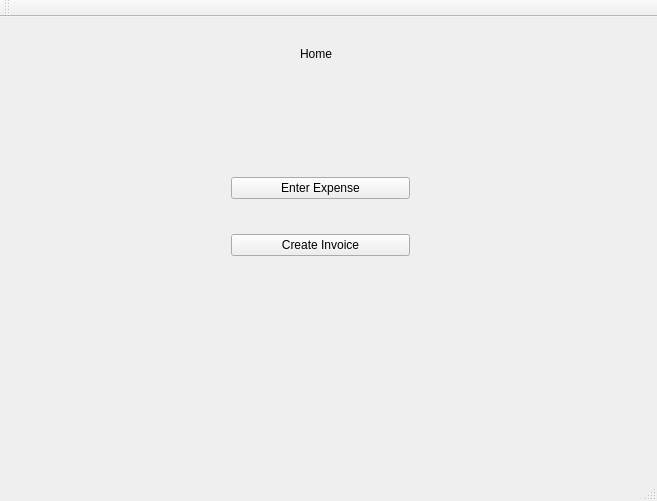
<?xml version="1.0" encoding="UTF-8"?>
<ui version="4.0">
 <class>JMaccounting</class>
 <widget class="QMainWindow" name="JMaccounting">
  <property name="geometry">
   <rect>
    <x>0</x>
    <y>0</y>
    <width>657</width>
    <height>501</height>
   </rect>
  </property>
  <property name="windowTitle">
   <string>JMaccounting</string>
  </property>
  <widget class="QWidget" name="centralWidget">
   <widget class="QLabel" name="label">
    <property name="geometry">
     <rect>
      <x>300</x>
      <y>30</y>
      <width>95</width>
      <height>14</height>
     </rect>
    </property>
    <property name="text">
     <string>Home</string>
    </property>
   </widget>
   <widget class="QWidget" name="">
    <property name="geometry">
     <rect>
      <x>220</x>
      <y>120</y>
      <width>201</width>
      <height>161</height>
     </rect>
    </property>
    <layout class="QVBoxLayout" name="verticalLayout">
     <item>
      <widget class="QPushButton" name="pushButton">
       <property name="text">
        <string>Enter Expense</string>
       </property>
      </widget>
     </item>
     <item>
      <widget class="QPushButton" name="pushButton_2">
       <property name="text">
        <string>Create Invoice</string>
       </property>
      </widget>
     </item>
    </layout>
   </widget>
  </widget>
  <widget class="QMenuBar" name="menuBar">
   <property name="geometry">
    <rect>
     <x>0</x>
     <y>0</y>
     <width>657</width>
     <height>19</height>
    </rect>
   </property>
  </widget>
  <widget class="QToolBar" name="mainToolBar">
   <attribute name="toolBarArea">
    <enum>TopToolBarArea</enum>
   </attribute>
   <attribute name="toolBarBreak">
    <bool>false</bool>
   </attribute>
  </widget>
  <widget class="QStatusBar" name="statusBar"/>
 </widget>
 <layoutdefault spacing="6" margin="11"/>
 <resources/>
 <connections/>
</ui>
